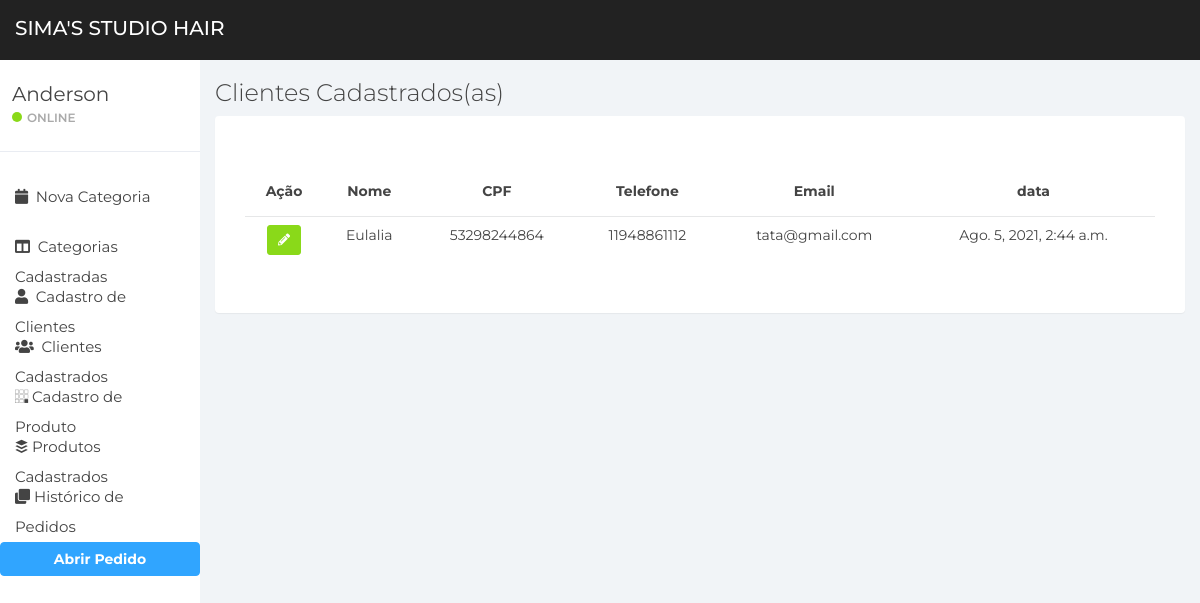
/cliente/list-cliente/, run on an earlier commit of the app's database.
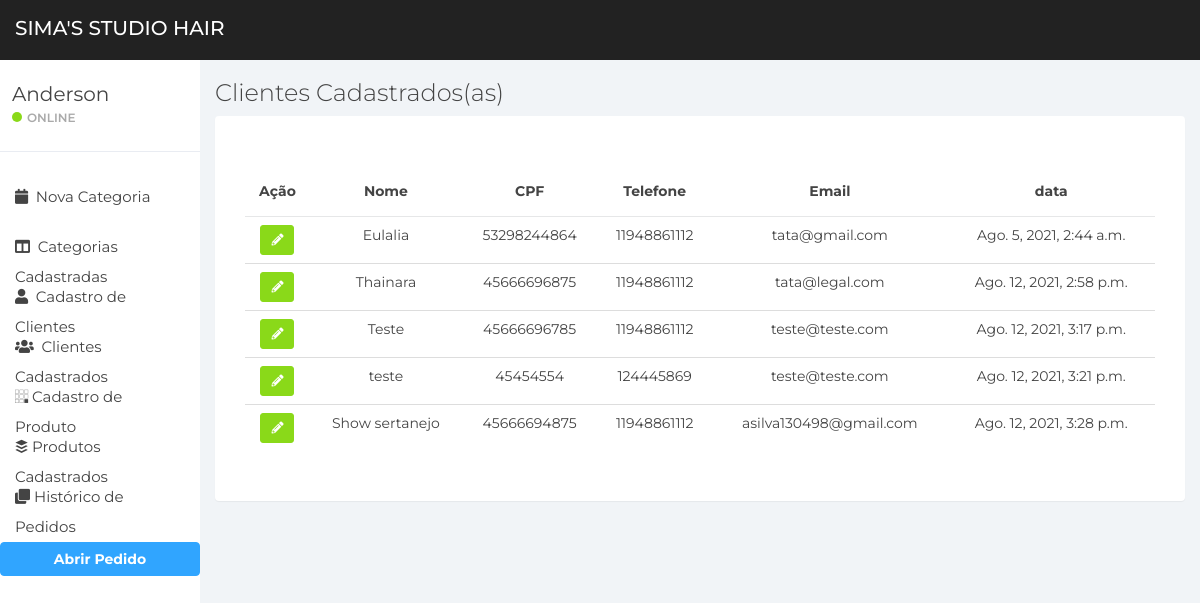
And on a later commit of the database.
### apps/cliente/models.py (models this page shows, shortened)
class Cliente(models.Model):
    loja = models.ForeignKey(to=Store, on_delete=models.DO_NOTHING, blank=True, null=True)
    nome = models.CharField(max_length=50)
    sobrenome = models.CharField(max_length=50)
    cpf = models.CharField(max_length=15,unique=True)
    telefone = models.CharField(max_length=200)
    email = models.EmailField(max_length=100)
    data = models.DateTimeField(auto_now_add=True)
    is_active = models.BooleanField(default=True)
    class Meta:
        verbose_name = "Cliente"
        verbose_name_plural = "Clientes"

### apps/cliente/views.py (the view)
# urls.py: path('list-cliente/', views.list_cliente, name="list-cliente"),
def list_cliente(request):
    page_title = 'Clientes Cadastrados(as)'
    msg = None
    notification = None
    clientes = None
    clientes = models.Cliente.objects.filter(is_active=True)
    if not clientes:
        msg = 'Nenhum cliente Cadastrado(a)'
        notification = 'danger'
    context = {
        'clientes': clientes, 'notification': notification, 'msg': msg, 'page_title': page_title
    }
    return render(request, 'clientes_cadastrados.html', context)

### apps/cliente/templates/clientes_cadastrados.html
{% extends 'base/base.html' %}
{% block content %}
<div class="panel-body">
    <div class="table-responsive">
        <table class="table">
            <thead>
            <tr>
                <th class="text-center">Ação</th>
                <th class="text-center">Nome</th>
                <th class="text-center">CPF</th>
                <th class="text-center">Telefone</th>
                <th class="text-center">Email</th>
                <th class="text-center">data</th>
            </tr>
            </thead>
            <tbody>
            {% for u in clientes %}
            <tr>
                <td align="center">
                    <div class="btn-group btn-group-smd shadow" role="group" aria-label="Basic example">
                        <a href="{% url 'cliente:edit-cliente' u.pk %}" class="btn btn-success btn-sm shadow"><i class="fas fa-pencil-alt"></i></a>
                    </div>
                </td>
                <td align="center">{{ u.nome }}</td>
                <td align="center">{{ u.cpf }}</td>
                <td align="center">{{ u.telefone }}</td>
                <td align="center">{{ u.email }}</td>
                <td align="center">{{ u.data }}</td>
            </tr>
            {% endfor %}
            </tbody>
        </table>
    </div>
</div>
{% endblock %}

What changed in the data, as far as the page shows it:
added Cliente: nome "Thainara", cpf "45666696875", telefone "11948861112", email "tata@legal.com", data "Ago. 12, 2021, 2:58 p.m."
added Cliente: nome "Teste", cpf "45666696785", telefone "11948861112", email "teste@teste.com", data "Ago. 12, 2021, 3:17 p.m."
added Cliente: nome "teste", cpf "45454554", telefone "124445869", email "teste@teste.com", data "Ago. 12, 2021, 3:21 p.m."
added Cliente: nome "Show sertanejo", cpf "45666694875", telefone "11948861112", email "asilva130498@gmail.com", data "Ago. 12, 2021, 3:28 p.m."
